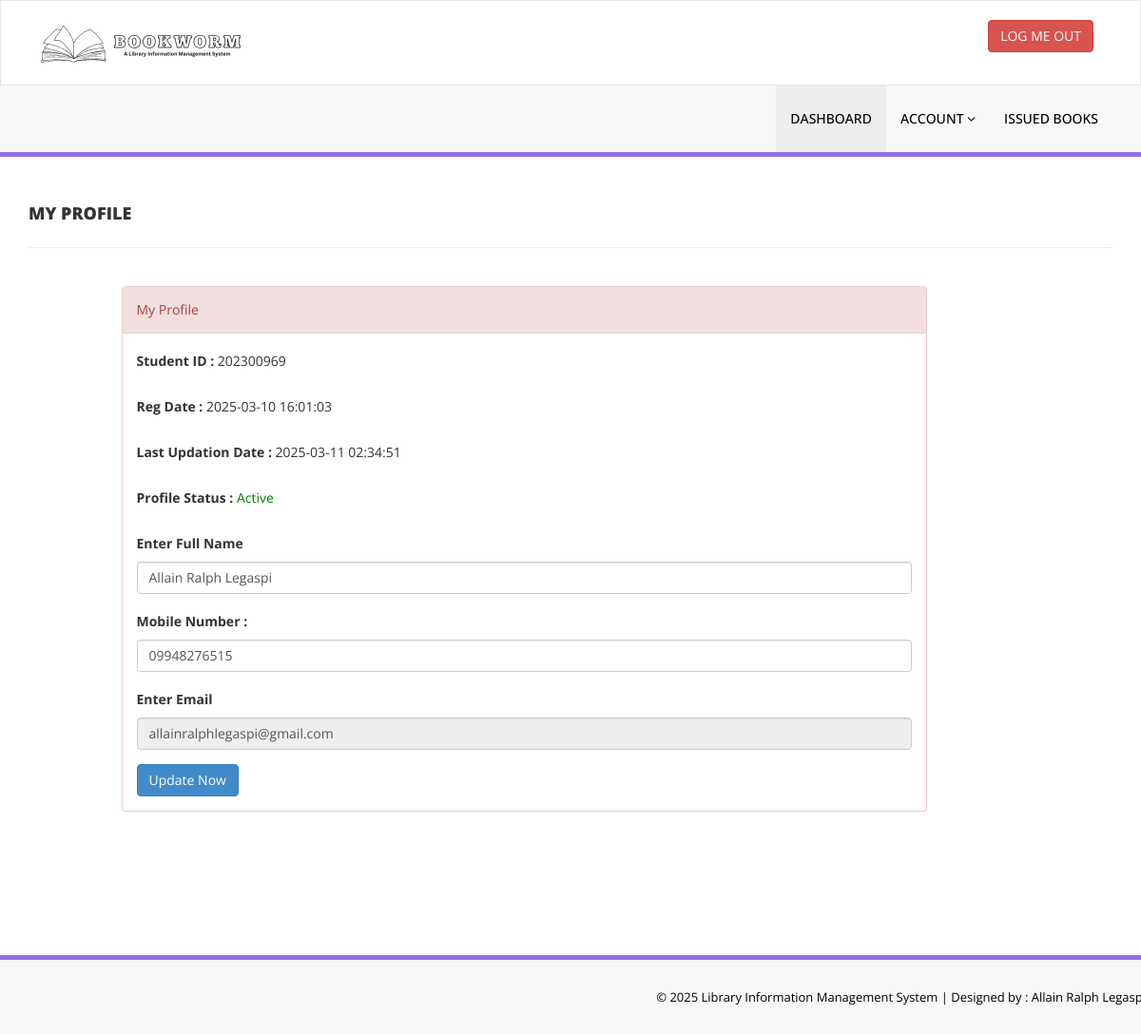
/Library_Management/my-profile.php (signed in), run on an earlier commit of the app's database.
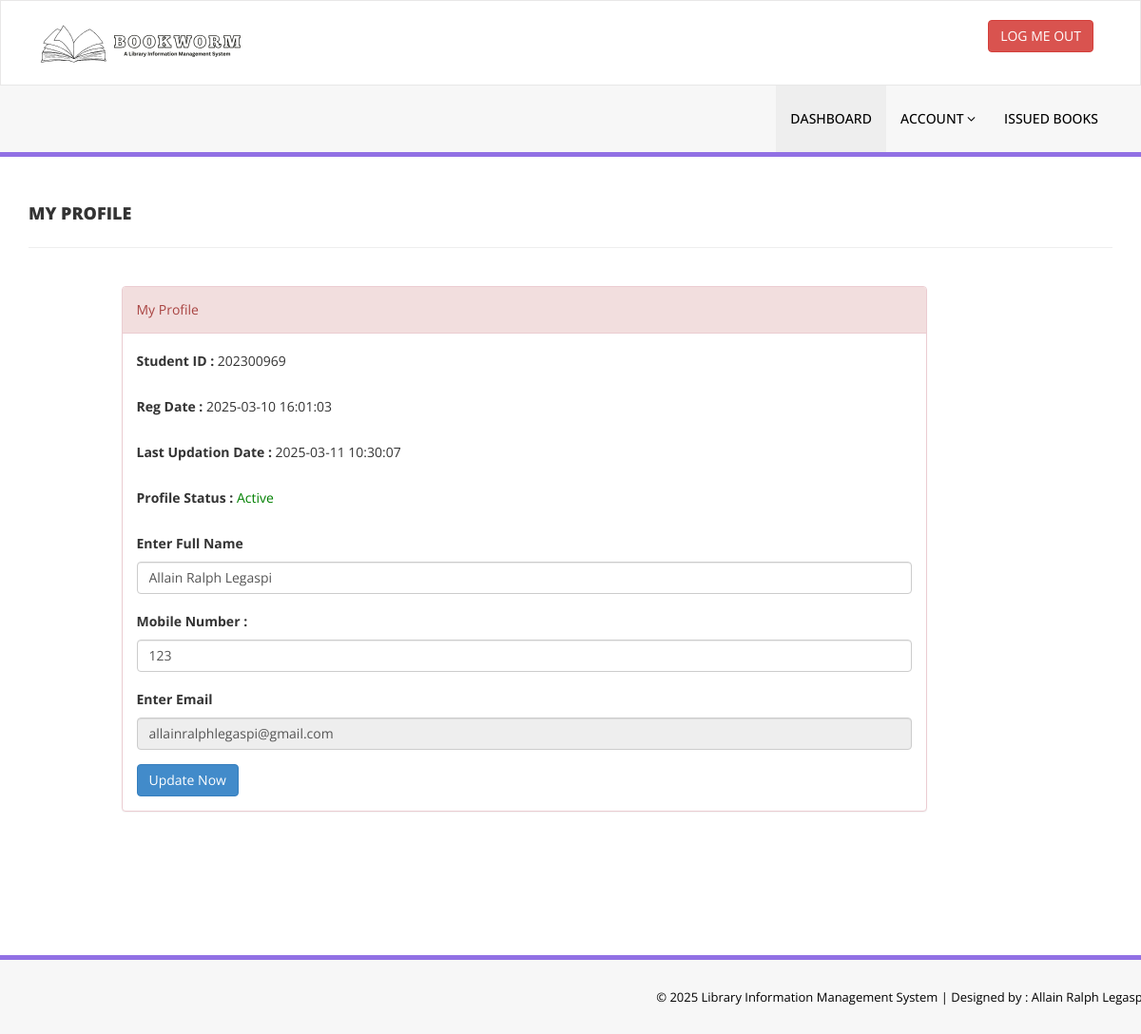
And on a later commit of the database.
### tables this page shows
CREATE TABLE `tblstudents` (
  `id` int(11) NOT NULL,
  `StudentId` varchar(100) DEFAULT NULL,
  `FullName` varchar(120) DEFAULT NULL,
  `EmailId` varchar(120) DEFAULT NULL,
  `MobileNumber` char(11) DEFAULT NULL,
  `Password` varchar(120) DEFAULT NULL,
  `Status` int(1) DEFAULT NULL,
  `RegDate` timestamp NULL DEFAULT current_timestamp(),
  `UpdationDate` timestamp NULL DEFAULT NULL ON UPDATE current_timestamp()
);

### Library_Management/my-profile.php (the view, shortened to what the changed rows need)
<?php
include('includes/config.php');
if (strlen($_SESSION['login']) == 0) {
    header('location:index.php');
} else {
    ?>
    <!DOCTYPE html>
    <html xmlns="http://www.w3.org/1999/xhtml">
    <head>
        <link href="assets/css/bootstrap.css" rel="stylesheet" />
        <link href="assets/css/font-awesome.css" rel="stylesheet" />
        <link href="assets/css/style.css" rel="stylesheet" />
    </head>
    <body>
        <?php include('includes/header.php'); ?>
        <div class="content-wrapper">
            <div class="container">
                <div class="row">
                    <div class="col-md-9 col-md-offset-1">
                        <div class="panel panel-danger">
                            <div class="panel-body">
                                <form name="signup" method="post">
                                    <?php
                                    $sid = $_SESSION['stdid'];
                                    $sql = "SELECT StudentId,FullName,EmailId,MobileNumber,RegDate,UpdationDate,Status from  tblstudents  where StudentId=:sid ";
                                    $query = $dbh->prepare($sql);
                                    $query->bindParam(':sid', $sid, PDO::PARAM_STR);
                                    $query->execute();
                                    $results = $query->fetchAll(PDO::FETCH_OBJ);
                                    if ($query->rowCount() > 0) {
                                        foreach ($results as $result) { ?>
                                            <div class="form-group">
                                                <label>Student ID : </label>
                                                <?php echo htmlentities($result->StudentId); ?>
                                            </div>
                                            <div class="form-group">
                                                <label>Reg Date : </label>
                                                <?php echo htmlentities($result->RegDate); ?>
                                            </div>
                                            <?php if ($result->UpdationDate != "") { ?>
                                                <div class="form-group">
                                                    <label>Last Updation Date : </label>
                                                    <?php echo htmlentities($result->UpdationDate); ?>
                                                </div>
                                            <?php } ?>
                                            <div class="form-group">
                                                <label>Profile Status : </label>
                                                <?php if ($result->Status == 1) { ?>
                                                    <span style="color: green">Active</span>
                                                <?php } else { ?>
                                                    <span style="color: red">Blocked</span>
                                                <?php } ?>
                                            </div>
                                            <div class="form-group">
                                                <label>Enter Full Name</label>
                                                <input class="form-control" type="text" name="fullanme"
                                                    value="<?php echo htmlentities($result->FullName); ?>" autocomplete="off"
                                                    required />
                                            </div>
                                            <div class="form-group">
                                                <label>Mobile Number :</label>
                                                <input class="form-control" type="text" name="mobileno" maxlength="10"
                                                    value="<?php echo htmlentities($result->MobileNumber); ?>" autocomplete="off"
                                                    required />
                                            </div>
                                            <div class="form-group">
                                                <label>Enter Email</label>
                                                <input class="form-control" type="email" name="email" id="emailid"
                                                    value="<?php echo htmlentities($result->EmailId); ?>" autocomplete="off"
                                                    required readonly />
                                            </div>
                                        <?php }
                                    } ?>
                                    <button type="submit" name="update" class="btn btn-primary" id="submit">Update Now
                                    </button>
                                </form>
                            </div>
                        </div>
                    </div>
                </div>
            </div>
        </div>
    </body>
    </html>
<?php } ?>

What changed in the data, as far as the page shows it:
changed tblstudents "Allain Ralph Legaspi": UpdationDate "2025-03-11 02:34:51" → "2025-03-11 10:30:07"; mobileno "09948276515" → "123"
